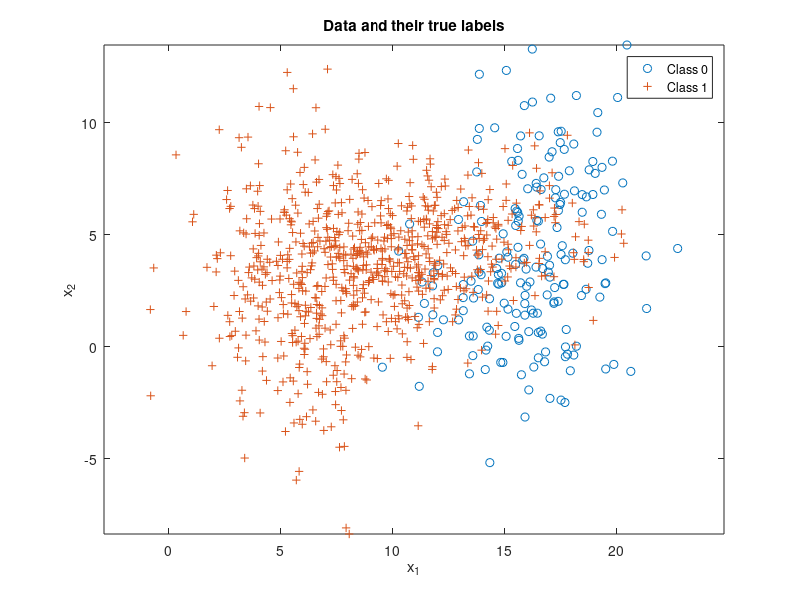

The MATLAB script that drew this image: (Note: this script raises an error after producing the figure.)
% Expected risk minimization with 2 classes
clear all, close all,

n = 2;      % number of feature dimensions
N = 1000;   % number of iid samples

% Class 0 parameters (2 gaussians)
mu(:,1) = [15;1]; mu(:,2) = [17;5];
Sigma(:,:,1) = [6 2;2 5]; Sigma(:,:,2) = [4 -1;-1 14];
p0 = [0.4 0.6]; % probability split between 2 distributions

% Class 1 parameters (2 gaussians)
mu(:,3) = [6;2]; mu(:,4) = [10;4]; 
Sigma(:,:,3) = [4 -1;-1 16]; Sigma(:,:,4) = [14 2;2 4];
p1 = [0.3 0.7]; % probability split between 2 distributions

p = [0.2,0.8]; % class priors for labels 0 and 1 respectively
label = rand(1,N) >= p(1);
Nc = [length(find(label==0)),length(find(label==1))]; % number of samples from each class
x = zeros(n,N); % save up space

% Draw samples from each class pdf
total1 = 0; total2=0; total3=0;total4=0;
for i = 1:N
    if label(i) == 0
        % Class 0 samples for each gaussian based on their distribution
        distr = rand(1,1) > p0(1);
        if distr == 0
            x(:,i) = mvnrnd(mu(:,1),Sigma(:,:,1),1)';
            total1 = total1+1;
        else
            x(:,i) = mvnrnd(mu(:,2),Sigma(:,:,2),1)';
            total2 = total2+1;
        end
    end
    
    if label(i) == 1
        % Class 1 samples for each gaussian based on their distribution
        distr = rand(1,1) > p1(1);
        if distr == 0
            x(:,i) = mvnrnd(mu(:,3),Sigma(:,:,3),1)';
            total3 = total3+1;
        else
            x(:,i) = mvnrnd(mu(:,4),Sigma(:,:,4),1)';
            total4 = total4 + 1;
        end
    end
end

% Plot with class labels
figure(2), clf,
plot(x(1,label==0),x(2,label==0),'o'), hold on,
plot(x(1,label==1),x(2,label==1),'+'), axis equal,
legend('Class 0','Class 1'), 
title('Data and their true labels'),
xlabel('x_1'), ylabel('x_2')

% calculate threshold based on loss values
lambda = [0 1;1 0];
gamma = (lambda(2,1)-lambda(1,1))/(lambda(1,2)-lambda(2,2)) * p(1)/p(2); 

% calculate discriminant score based on class pdfs
class1pdf = p1(1)*evalGaussian(x,mu(:,3),Sigma(:,:,3)) + p1(2)*evalGaussian(x,mu(:,4),Sigma(:,:,4));
class0pdf = p0(1)*evalGaussian(x,mu(:,1),Sigma(:,:,1)) + p0(2)*evalGaussian(x,mu(:,2),Sigma(:,:,2));
discriminantScore = log(class1pdf)-log(class0pdf);

% compare score to threshold to make decisions
decision = (discriminantScore >= log(gamma));

ind00 = find(decision==0 & label==0); p00 = length(ind00)/Nc(1); % probability of true negative
ind10 = find(decision==1 & label==0); p10 = length(ind10)/Nc(1); % probability of false positive
ind01 = find(decision==0 & label==1); p01 = length(ind01)/Nc(2); % probability of false negative
ind11 = find(decision==1 & label==1); p11 = length(ind11)/Nc(2); % probability of true positive
p_error = [p10,p01]*Nc'/N;
disp(p_error);
% plot correct and incorrect decisions
figure(1), % class 0 circle, class 1 +, correct green, incorrect red
plot(x(1,ind00),x(2,ind00),'og'); hold on,
plot(x(1,ind10),x(2,ind10),'or'); hold on,
plot(x(1,ind01),x(2,ind01),'+r'); hold on,
plot(x(1,ind11),x(2,ind11),'+g'); hold on,
axis equal,

% Draw the decision boundary
horizontalGrid = linspace(floor(min(x(1,:))),ceil(max(x(1,:))),101);
verticalGrid = linspace(floor(min(x(2,:))),ceil(max(x(2,:))),91);
[h,v] = meshgrid(horizontalGrid,verticalGrid);
discriminantScoreGridValues = log(evalGaussian([h(:)';v(:)'],mu(:,3),Sigma(:,:,3))+ evalGaussian([h(:)';v(:)'],mu(:,4),Sigma(:,:,4)))-log(evalGaussian([h(:)';v(:)'],mu(:,1),Sigma(:,:,1))+evalGaussian([h(:)';v(:)'],mu(:,2),Sigma(:,:,2))) - log(gamma);
minDSGV = min(discriminantScoreGridValues);
maxDSGV = max(discriminantScoreGridValues);
discriminantScoreGrid = reshape(discriminantScoreGridValues,91,101);
figure(1), contour(horizontalGrid,verticalGrid,discriminantScoreGrid,[minDSGV*[0.9,0.6,0.3],0,[0.3,0.6,0.9]*maxDSGV]); % plot equilevel contours of the discriminant function 
% including the contour at level 0 which is the decision boundary
legend('Correct decisions for data from Class 0','Wrong decisions for data from Class 0','Wrong decisions for data from Class 1','Correct decisions for data from Class 1','Equilevel contours of the discriminant function' ,'Location','southeast'), 
title('Data and their classifier decisions versus true labels'),
xlabel('x_1'), ylabel('x_2'), 